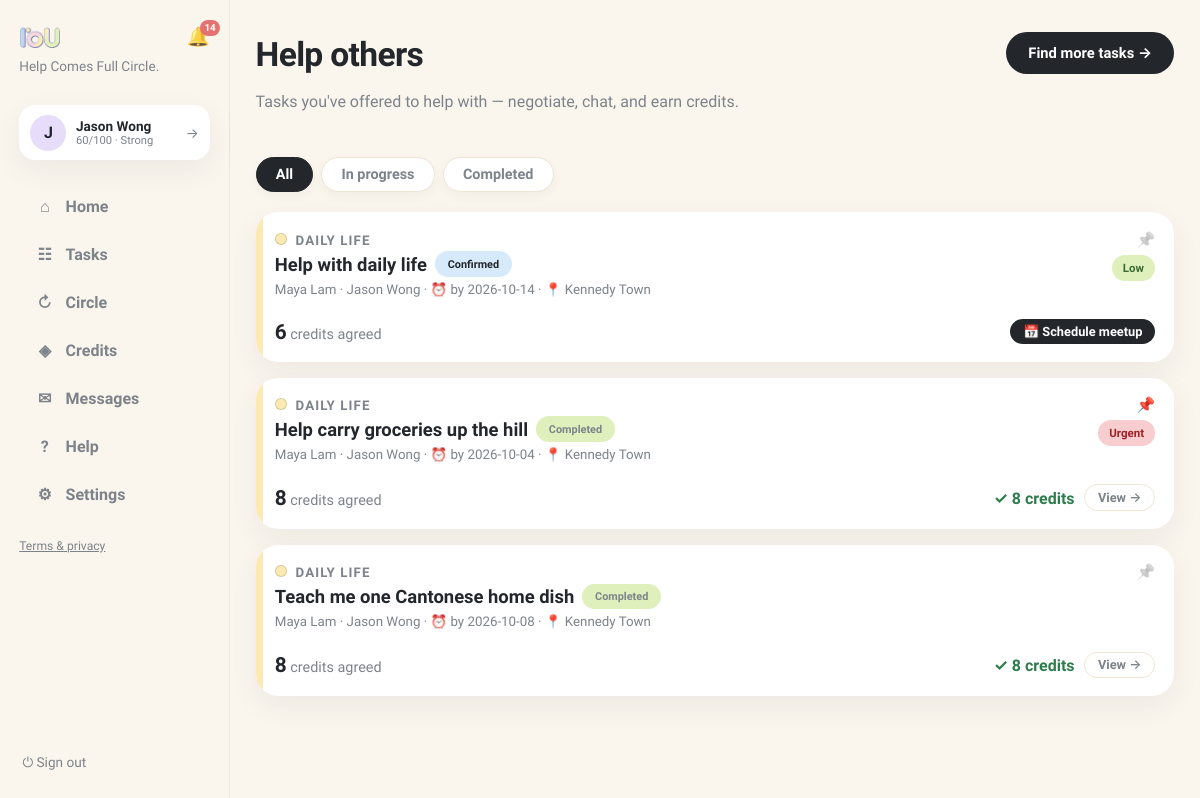
Page /helping (signed in) on the earlier database version.
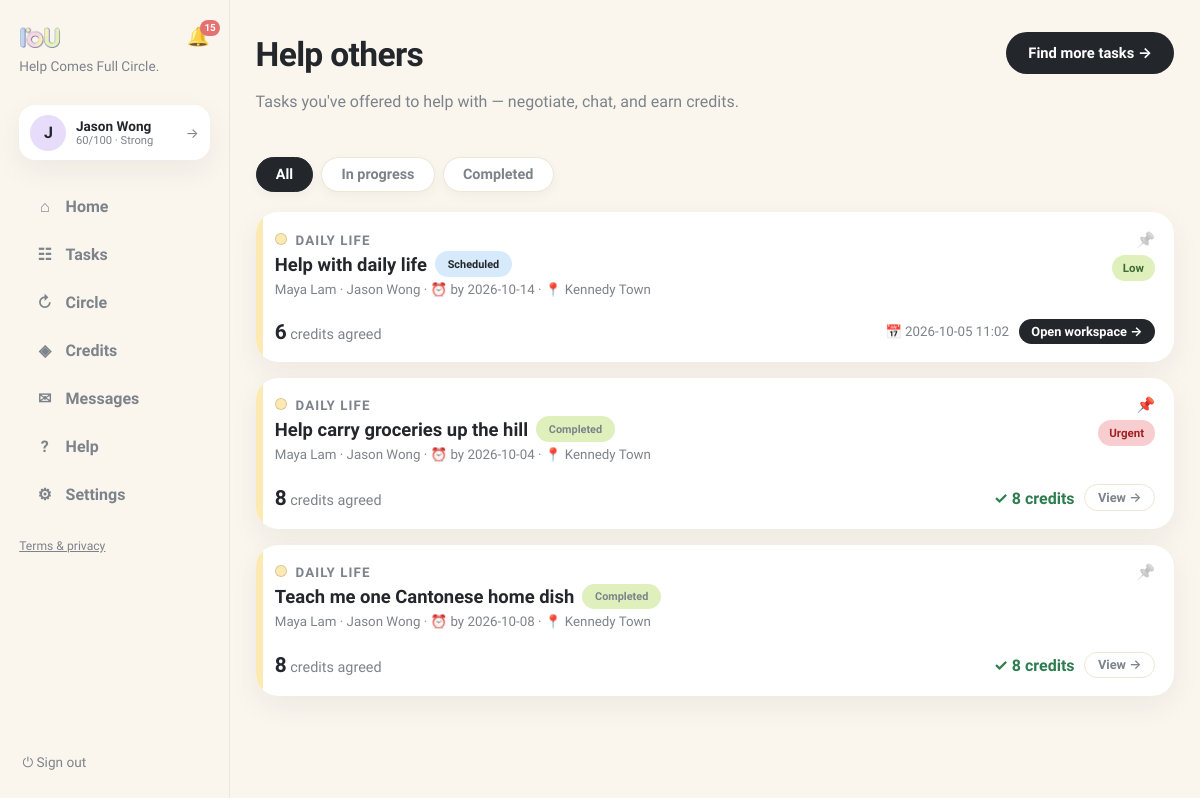
Same page on the later database version.
### tables this page shows
CREATE TABLE users (
                id INTEGER PRIMARY KEY, name TEXT NOT NULL, email TEXT UNIQUE NOT NULL,
                password TEXT NOT NULL, balance INTEGER NOT NULL DEFAULT 0,
                held_balance INTEGER NOT NULL DEFAULT 0,
                is_moderator INTEGER NOT NULL DEFAULT 0
            , language TEXT NOT NULL DEFAULT 'en', address TEXT, district TEXT, hkid TEXT, address_id TEXT, age INTEGER, birthday TEXT, skills TEXT NOT NULL DEFAULT '', community_helper INTEGER NOT NULL DEFAULT 0, created_at TEXT, consent_analytics INTEGER NOT NULL DEFAULT 0, reliability INTEGER NOT NULL DEFAULT 60, account_status TEXT NOT NULL DEFAULT 'active', analytics_consent INTEGER NOT NULL DEFAULT 0, username TEXT, bio TEXT, verification_identity TEXT NOT NULL DEFAULT 'unverified', verification_neighbourhood TEXT NOT NULL DEFAULT 'unverified', vis_photo INTEGER NOT NULL DEFAULT 1, vis_neighbourhood INTEGER NOT NULL DEFAULT 1, vis_skills INTEGER NOT NULL DEFAULT 1, vis_bio INTEGER NOT NULL DEFAULT 1, vis_completed INTEGER NOT NULL DEFAULT 1, vis_circle INTEGER NOT NULL DEFAULT 1, circle_enabled INTEGER NOT NULL DEFAULT 1);

CREATE TABLE requests (
                id INTEGER PRIMARY KEY, title TEXT NOT NULL, description TEXT NOT NULL,
                category TEXT NOT NULL, requester_id INTEGER NOT NULL,
                status TEXT NOT NULL DEFAULT 'open', provider_id INTEGER,
                requester_value INTEGER, requester_buffer INTEGER,
                provider_value INTEGER, provider_buffer INTEGER,
                agreed_value INTEGER, negotiation_deadline TEXT,
                effort_minutes INTEGER, complexity INTEGER, quality_score INTEGER,
                completed_at TEXT,
                created_at TEXT NOT NULL, location TEXT, needed_by TEXT, urgency TEXT, meetup_date TEXT, meetup_time TEXT, meetup_location TEXT, preferred_time TEXT, completion_note TEXT, completion_evidence TEXT, confirm_requester INTEGER NOT NULL DEFAULT 0, confirm_provider INTEGER NOT NULL DEFAULT 0, started_at TEXT, provider_completed_at TEXT, requester_confirmed_at TEXT, release_at TEXT, proof_path TEXT, proof_status TEXT, dispute_eligible INTEGER NOT NULL DEFAULT 1, dispute_window_days INTEGER NOT NULL DEFAULT 3, settlement_value INTEGER, circle_id INTEGER, cancel_requested_by INTEGER, cancel_reason TEXT, cancel_compensation INTEGER NOT NULL DEFAULT 0, evidence_required INTEGER NOT NULL DEFAULT 1, duration_minutes INTEGER NOT NULL DEFAULT 0,
                FOREIGN KEY(requester_id) REFERENCES users(id),
                FOREIGN KEY(provider_id) REFERENCES users(id)
            );

### app.py (the view)
@app.get("/helping", response_class=HTMLResponse)
def helping(request: Request):
    user = current_user(request)
    if not user:
        return RedirectResponse("/login", status_code=303)
    with db() as connection:
        requests, recommendations = load_board(connection)
        pinned_ids = {row["request_id"] for row in connection.execute(
            "SELECT request_id FROM pins WHERE user_id=?", (user["id"],)).fetchall()}
        joined = [
            item for item in requests
            if item["provider_id"] == user["id"] and item["requester_id"] != user["id"]
        ]
        joined.sort(key=lambda i: i["id"] not in pinned_ids)
        helping_active = [item for item in joined if item["status"] not in ("completed", "resolved", "cancelled")]
        helping_done = [item for item in joined if item["status"] in ("completed", "resolved")]
        history = load_history(connection, user["id"])
        disputes = load_disputes(connection)
    return render(
        request,
        "helping.html",
        page="helping",
        helping_active=helping_active,
        helping_done=helping_done,
        history=history,
        disputes=disputes,
        recommendations=recommendations,
        pinned_ids=pinned_ids,
        task_categories=TASK_CATEGORIES,
    )

### templates/helping.html (shortened to what this page needs)
{% extends "base.html" %}
{% block content %}
<header class="page-head">
  <div>
    <h1>Help others</h1>
    <p class="muted">Tasks you've offered to help with — negotiate, chat, and earn credits.</p>
  </div>
  <a class="btn-primary" href="/browse">Find more tasks →</a>
</header>
<div class="tabs" id="tabs">
  <button class="tab active" data-tab="all">All</button>
  <button class="tab" data-tab="active">In progress</button>
  <button class="tab" data-tab="done">Completed</button>
</div>
<div class="card-list" id="post-list">
  {% for item in helping_active %}<div class="post-item" data-group="active">{% include "manage_card.html" %}</div>{% endfor %}
  {% for item in helping_done %}<div class="post-item" data-group="done">{% include "manage_card.html" %}</div>{% endfor %}
</div>
{% endblock %}

### templates/base.html (shortened to what this page needs)
<!doctype html>
<html lang="en"><head><link rel="stylesheet" href="/static/style.css"></head>
<body class="app-body">
<nav class="sidebar">
  <div class="brand-row">
    <a class="brand" href="/"><img class="brand-logo" src="/static/iou-logo2.png" alt="IoU"></a>
    {% if user %}
    <a class="bell {% if page == 'notifications' %}active{% endif %}" href="/notifications" title="Notifications">🔔{% if unread_notifs or unread_msgs %}<span class="bell-badge">{{ (unread_notifs or 0) + (unread_msgs or 0) }}</span>{% endif %}</a>
    {% endif %}
  </div>
  <p class="brand-tag">Help Comes Full Circle.</p>
  {% if user %}
  <a class="side-user" href="/profile" title="Your profile">
    <div class="avatar">{{ user.name[0] }}</div>
    {% set sc = user.reliability if user.reliability is not none else 60 %}
    {% set lab = 'Suspended' if sc <= 0 else ('Restricted' if sc < 30 else ('Limited' if sc < 60 else ('Strong' if sc < 80 else 'Excellent'))) %}
    <div class="sidebar-user-meta"><b>{{ user.name }}</b>
      <small>{{ sc }}/100 · {{ lab }}</small>
    </div>
    <span class="side-user-arrow">→</span>
  </a>
  <div class="nav-links">
    <a class="nav-link {% if page == 'home' %}active{% endif %}" href="/"><span class="nav-ico">⌂</span>Home</a>
    <a class="nav-link {% if page == 'browse' %}active{% endif %}" href="/browse"><span class="nav-ico">☷</span>Tasks</a>
    <a class="nav-link {% if page == 'circle' %}active{% endif %}" href="/chain-invitations"><span class="nav-ico">↻</span>Circle{% if circle_pending %}<span class="unread-dot"></span>{% endif %}</a>
    <a class="nav-link {% if page == 'credits' %}active{% endif %}" href="/history"><span class="nav-ico">◈</span>Credits</a>
    <a class="nav-link {% if page == 'messages' %}active{% endif %}" href="/messages"><span class="nav-ico">✉</span>Messages{% if unread_msgs %}<span class="unread-dot"></span>{% endif %}</a>
    <a class="nav-link {% if page == 'help' %}active{% endif %}" href="/help"><span class="nav-ico">?</span>Help</a>
    <a class="nav-link {% if page == 'account' %}active{% endif %}" href="/account"><span class="nav-ico">⚙</span>Settings</a>
  </div>
  <p class="nav-footer"><a href="/legal">Terms &amp; privacy</a></p>
  <form method="post" action="/logout" class="side-logout"><button class="link-button" title="Sign out">⏻ Sign out</button></form>
  {% else %}
  <div class="nav-links">
    <a class="nav-link" href="/login"><span class="nav-ico">→</span>Sign in</a>
    <a class="nav-link" href="/register"><span class="nav-ico">＋</span>Create account</a>
  </div>
  <p class="nav-footer"><a href="/legal">Terms &amp; privacy</a></p>
  {% endif %}
</nav>
<main class="content {% block content_class %}{% endblock %}">{% block content %}{% endblock %}</main>
</body></html>

### templates/manage_card.html (shortened to what this page needs)
<article class="card request-card browse-card manage-card cat-{{ item.category|slug }}">
  <div class="row">
    <div class="card-head">
      <span class="cat-dot cat-{{ item.category|slug }}"></span>
      <small class="cat-name">{{ item.category }}</small>
      <h2><a class="title-link" href="/requests/{{ item.id }}">{{ item.title }}</a>
        <span class="status s-{{ item.status }}">{{ status_labels[item.status] if status_labels is defined and item.status in status_labels else item.status.replace('_',' ') }}</span>
      </h2>
      <small class="muted browse-meta">
        {{ item.requester_name }}{% if item.provider_name %} · {{ item.provider_name }}{% endif %}
        {% if item.preferred_time %} · 🕒 {{ item.preferred_time|replace('T',' ') }}{% elif item.needed_by %} · ⏰ by {{ item.needed_by }}{% endif %}
        {% if item.location %} · 📍 {{ item.location }}{% endif %}
      </small>
    </div>
    <div class="badge-col">
      {% if pinned_ids is defined %}
      <form method="post" action="/requests/{{ item.id }}/pin" class="pin-form"><input type="hidden" name="next" value="{{ next or '' }}"><button class="pin-btn {% if item.id in pinned_ids %}on{% endif %}" title="{% if item.id in pinned_ids %}Unpin{% else %}Pin to top{% endif %}">📌</button></form>
      {% endif %}
      {% if item.urgency and item.urgency != 'flexible' %}<span class="urgency urgency-{{ item.urgency }}">{{ item.urgency }}</span>{% endif %}
    </div>
  </div>
  <div class="card-cta manage-cta">
    <span class="browse-offer manage-credits">
      {% if item.agreed_value %}<b>{{ item.agreed_value }}</b> credits agreed
      {% elif item.status == 'negotiating' and item.provider_value %}<b>{{ item.provider_value if item.requester_id == user.id else item.requester_value }}</b> credits on the table
      {% else %}<b>{{ item.requester_value }}</b> credits offered{% endif %}
    </span>
    {% if item.status == 'open' %}
      <a class="btn-ghost btn-sm" href="/requests/{{ item.id }}">View details →</a>
    {% elif item.status == 'negotiating' %}
      <a class="btn-primary btn-sm" href="/chat/{{ item.id }}">💬 Continue in chat</a>
    {% elif item.status == 'agreement_pending' %}
      <a class="btn-primary btn-sm" href="/chat/{{ item.id }}">Confirm exchange →</a>
    {% elif item.status == 'confirmed' %}
      <a class="btn-primary btn-sm" href="/chat/{{ item.id }}">📅 Schedule meetup</a>
    {% elif item.status == 'scheduled' %}
      <small class="muted">📅 {{ item.meetup_date }} {{ item.meetup_time }}</small><a class="btn-primary btn-sm" href="/chat/{{ item.id }}">Open workspace →</a>
    {% elif item.status == 'in_progress' %}
      {% if item.provider_id == user.id %}<a class="btn-primary btn-sm" href="/chat/{{ item.id }}">Mark as complete →</a>
      {% else %}<a class="btn-ghost btn-sm" href="/chat/{{ item.id }}">💬 Open chat</a>{% endif %}
    {% elif item.status == 'completion_submitted' %}
      {% if item.requester_id == user.id %}<a class="btn-primary btn-sm" href="/chat/{{ item.id }}">Review completion →</a>
      {% else %}<a class="btn-ghost btn-sm" href="/requests/{{ item.id }}">View details →</a>{% endif %}
    {% elif item.status == 'disputed' %}
      <a class="btn-primary btn-sm" href="/chat/{{ item.id }}">⚖️ Resolve dispute</a>
    {% elif item.status == 'human_review' %}
      <small class="muted">Moderator reviewing…</small><a class="btn-ghost btn-sm" href="/requests/{{ item.id }}">View →</a>
    {% elif item.status in ('completed','resolved') %}
      <span class="success">✓ {{ item.agreed_value }} credits</span>
      <a class="btn-ghost btn-sm" href="/requests/{{ item.id }}">View →</a>
    {% endif %}
  </div>
</article>

Differences in the rows shown:
changed requests "Help with daily life": status "Confirmed" → "Scheduled"; meetup_date (not shown) → "2026-10-05"; meetup_time (not shown) → "11:02"; status "📅 Schedule meetup" → "📅 Open workspace →"
Other differences:
{{ (unread_notifs or 0) + (unread_msgs or 0) }}: "14" → "15"
